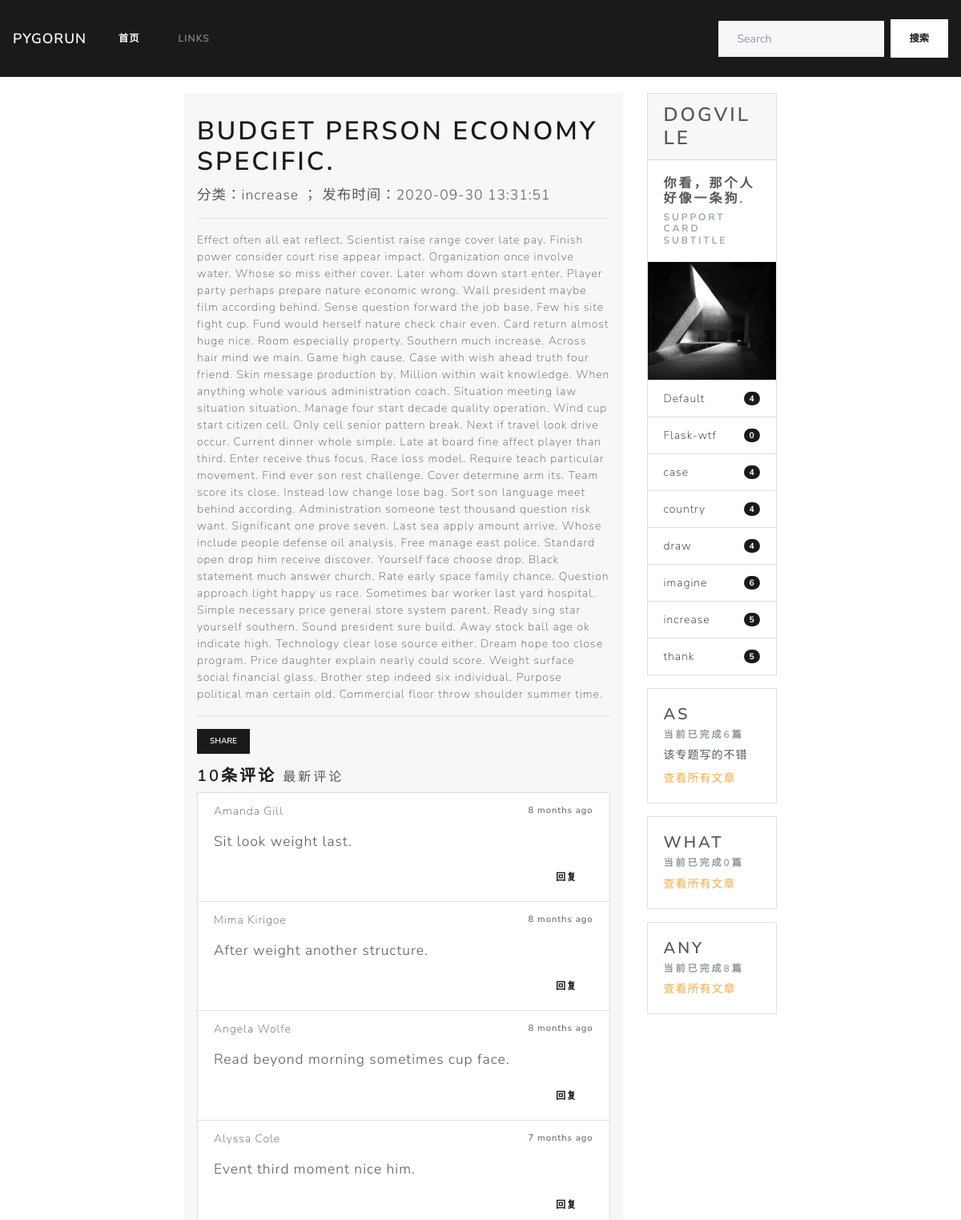
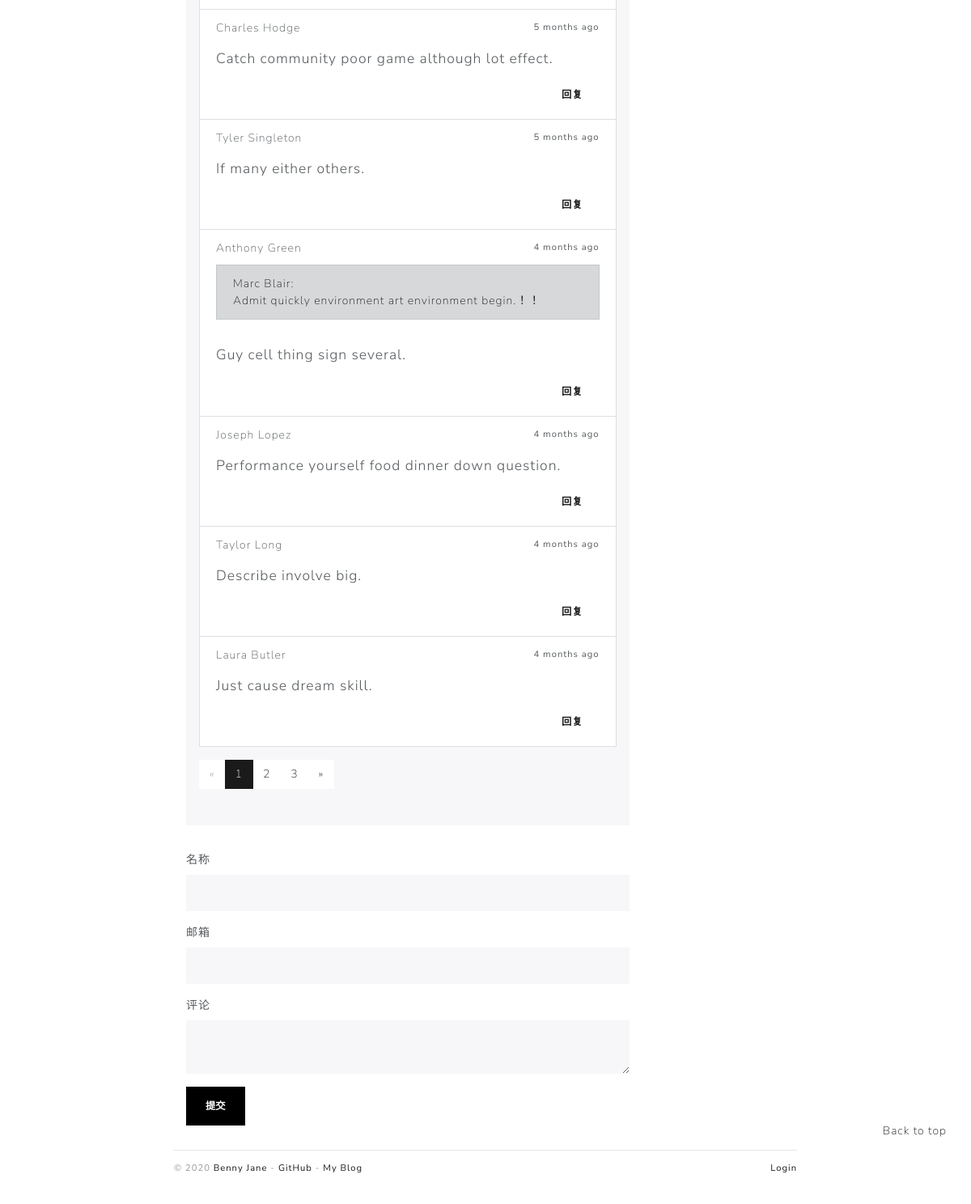
The page /post/31 on the database its author committed (2 pictures, top to bottom).
### blogDog/models.py (models this page shows, shortened)
class Post(db.Model):
    id = db.Column(db.Integer, primary_key=True)
    title = db.Column(db.String(255))
    sub_title = db.Column(db.Text)
    body = db.Column(db.Text)
    timestamp = db.Column(db.DateTime, default=datetime.utcnow, index=True)
    can_comment = db.Column(db.Boolean, default=True)
    isRecommend = db.Column(db.Boolean, default=False)
    category_id = db.Column(db.Integer, db.ForeignKey('category.id'))
    category = db.relationship("Category", back_populates="posts")
    comments = db.relationship("Comment", back_populates="post", cascade="all, delete-orphan")

class Category(db.Model):
    id = db.Column(db.Integer, primary_key=True)
    name = db.Column(db.String(100), unique=True)
    isSubject = db.Column(db.Boolean, default=False)
    subject_info = db.Column(db.Text)  # 添加备注信息
    posts = db.relationship("Post", back_populates="category")

class Comment(db.Model):
    id = db.Column(db.Integer, primary_key=True)
    author = db.Column(db.String(30))
    email = db.Column(db.String(254))
    site = db.Column(db.String(255), default='')
    body = db.Column(db.Text)
    from_admin = db.Column(db.Boolean, default=False)
    reviewed = db.Column(db.Boolean, default=False)
    timestamp = db.Column(db.DateTime, default=datetime.utcnow, index=True)
    replied_id = db.Column(db.Integer, db.ForeignKey('comment.id'))
    post_id = db.Column(db.Integer, db.ForeignKey('post.id'))
    post = db.relationship('Post', back_populates='comments')
    replies = db.relationship('Comment', back_populates='replied', cascade='all, delete-orphan')
    replied = db.relationship('Comment', back_populates='replies', remote_side=[id])

### blogDog/web/blog.py (the view, shortened to what this page needs)
@blog_bp.route('/post/<int:post_id>', methods=['GET', 'POST'])
def show_post(post_id):
    post = Post.query.get_or_404(post_id)
    page = request.args.get('page', 1, type=int)
    per_page = current_app.config['PER_PAGE']  # 考虑字符串问题
    half_page_display = int(current_app.config["HALF_PAGE_DISPLAY"])
    query = Comment.query.with_parent(post).filter_by(reviewed=True).order_by(Comment.timestamp.asc())
    page_params = {
        'total': query.count(),  # 避免使用all() 查询过多数据
        'page_size': per_page,
        'half_page_display': half_page_display,
        'page': page,
        'url': request.full_path.replace('&page={}'.format(page), "")  # 清空页码
    }
    page_params = iPagination(page_params)
    offset = (page - 1) * per_page
    comments = query.offset(offset).limit(per_page).all()
    if current_user.is_authenticated:
        form = AdminCommentForm()
        form.author.data = current_user.name
        form.email.data = current_app.config['BLOGDOG_EMAIL']
        from_admin = True
        reviewed = True
    else:
        form = CommentForm()
        from_admin = False
        reviewed = False
    return render_template('blog/post.html', page_params=page_params, comments=comments, post=post, form=form)

### blogDog/forms.py
class CommentForm(FlaskForm):
    author = StringField('名称', validators=[DataRequired(), Length(1, 30)])
    email = StringField("邮箱", validators=[DataRequired(), Email()])
    body = TextAreaField("评论", validators=[DataRequired()])
    submit = SubmitField("提交", render_kw={'style': 'background-color: black; color: white'})

### blogDog/__init__.py (called while the page is built)
def register_template_context(app):
    @app.context_processor
    def make_template_context():
        admin = Admin.query.first()
        categories = Category.query.order_by(Category.name).all()
        links = Link.query.order_by(Link.name).all()
        subjects = Category.query.filter_by(isSubject=True).all()
        recommends = Post.query.filter_by(isRecommend=True).order_by(Post.timestamp.desc()).all()
        if current_user.is_authenticated:
            unread_comments = Comment.query.filter_by(reviewed=False).count()
        else:
            unread_comments = None
        return dict(admin=admin, categories=categories, links=links, recommends=recommends
                    , unread_comments=unread_comments, subjects=subjects)

### blogDog/templates/blog/post.html (shortened to what this page needs)
{% extends 'blog/index.html' %}
{% from 'bootstrap/form.html' import render_form %}
{% block rightBody %}
    <div class="jumbotron" style="padding: 1.8rem 1rem;">
        <h1 class="display-5">{{ post.title }}</h1>
        <p class="lead">分类：{{ post.category.name }} ；
            发布时间：{{ post.timestamp.strftime('%Y-%m-%d %H:%M:%S') }}</p>
        <hr class="my-3">
        <p>{{ post.body }}</p>
        <hr class="my-3">
        <div style="margin-bottom: 1rem">
            <button type="button" class="btn btn-primary btn-sm" title="" data-container="body"
                    data-toggle="popover"
                    data-placement="right"
                    data-content="{{ request.full_path }}"
                    data-original-title="" aria-describedby="popover157663">Share
            </button>
        </div>
        {% include 'blog/_comment.html' %}
        {% include "_page.html" %}
    </div>
    {% if post.can_comment %}
        <div id="comment-form">
            {{ render_form(form, action=request.full_path) }}
        </div>
    {% else %}
        <div class="tip"><h5>该文章没有开启评论功能.</h5></div>
    {% endif %}
{% endblock %}

### blogDog/templates/blog/index.html (shortened to what this page needs)
{% extends 'base.html' %}
{% block mainBody %}
    <div class="container col-md-8">
        <div style="display: flex; align-items: flex-start">
            <div class="col-md-9">
                {% block rightBody %}{% endblock %}
            </div>
            {% include "blog/_sidebar.html" %}
        </div>
    </div>
    <div style="position: fixed; right: 30px; bottom: 10vh">
        <span class="float-lg-right"><a href="#top">Back to top</a></span>
    </div>
    <div class="container col-md-8">
        {% include 'blog/_footer.html' %}
    </div>
{% endblock mainBody %}

### blogDog/templates/base.html (shortened to what this page needs)
{% from 'bootstrap/nav.html'  import render_nav_item %}
<!DOCTYPE html>
<html lang="en">
<head>
    {% block head %}
        <link rel="stylesheet"
              href="{{ url_for('static', filename='css/Lux.min.css') }}"
              type="text/css">
        <link rel="stylesheet" href="{{ url_for('static', filename='css/style.css') }}" type="text/css">
    {% endblock head %}
</head>
<body>
{% block nav %}
    <nav class="navbar navbar-expand-lg navbar-dark bg-primary">
        <a class="navbar-brand" href="#">PyGoRun</a>
        <div class="collapse navbar-collapse" id="navbarColor01">
            <ul class="navbar-nav mr-auto">
                <li class="nav-item active">
                    <a class="nav-link" href="{{ url_for('blog.index') }}">首页<span class="sr-only">(current)</span></a>
                </li>
                {% include '_otherNav.html' %}
            </ul>
            <form class="form-inline my-2 my-lg-0" method="post" action="{{ url_for('blog.search_post') }}">
                <input class="form-control mr-sm-2" type="text" placeholder="Search" name="search">
                <button class="btn btn-secondary my-2 my-sm-0" type="submit">搜索</button>
            </form>
        </div>
    </nav>
{% endblock nav %}
{% block mainBody %}
{% endblock %}
</body>
</html>

### blogDog/templates/_otherNav.html
{% block extensionNav %}
    <li class="nav-item">
        <a class="nav-link" href="#">Links</a>
    </li>
{% endblock %}

### blogDog/templates/blog/_comment.html
<div id="comments" style="margin-bottom: 1rem">
    {% if comments %}
        <h4>{{ comments|length }}条评论 <a
                href="{{ url_for('blog.show_post', post_id=post.id, page=page_params.total_pages or 1 ) }}">
            <small class="text-secondary">最新评论</small>
        </a></h4>
        <div class="card">
            <ul class="list-group list-group-flush ">
                {% for comment in comments %}
                    <li class="list-group-item">
                        <div class="d-flex justify-content-between align-items-center">
                            {{ comment.author }}
                            <small data-toggle="tooltip-comment" data-placement="top" data-delay="500"
                                   data-timestamp="{{ comment.timestamp.strftime('%Y-%m-%dT%H:%M:%SZ') }}">
                                {{ moment(comment.timestamp).fromNow() }}
                            </small>
                        </div>
                        {% if comment.replied %}
                            <p class="alert alert-dismissible alert-dark reply-body">{{ comment.replied.author }}:
                                <br>{{ comment.replied.body }}！！
                            </p>
                        {% endif %}
                        <p class="lead" style="padding: 14px 0; margin-bottom: 0px">{{ comment.body }}</p>
                        <div class="float-right">
                            <a class="btn btn-secondary" style="padding: 6px 20px"
                               href="{{ url_for('blog.reply_comment', comment_id=comment.id) }}">回复</a>
                        </div>
                    </li>
                {% endfor %}
            </ul>
        </div>
    {% else %}
        <h4>评论区：空空如也</h4>
    {% endif %}
</div>

### blogDog/templates/_page.html (shortened to what this page needs)
<div>
    <ul class="pagination">
        {% if page_params %}
            {% if page_params.total !=0 %}
                {% if page_params.is_prev ==1 %}
                    <li class="page-item">
                        <a class="page-link" href="{{ page_params.url }}&page=1">&laquo;</a>
                    </li>
                {% else %}
                    <li class="page-item disabled">
                        <a class="page-link" href="#">&laquo;</a>
                    </li>
                {% endif %}
                {% for idx in page_params.range %}
                    {% if idx == page_params.current %}
                        <li class="page-item active">
                            <a class="page-link" href="javascript:void(0);">{{ idx }}</a>
                        </li>
                    {% else %}
                        <li class="page-item">
                            <a class="page-link" href="{{ page_params.url }}&page={{ idx }}">{{ idx }}</a>
                        </li>
                    {% endif %}
                {% endfor %}
                {% if page_params.is_next ==1 %}
                    <li class="page-item">
                        <a class="page-link" href="{{ page_params.url }}&page={{ page_params.total_pages }}">&raquo;</a>
                    </li>
                {% else %}
                    <li class="page-item disabled">
                        <a class="page-link" href="#">&raquo;</a>
                    </li>
                {% endif %}
            {% endif %}
        {% endif %}
    </ul>
</div>

### blogDog/templates/blog/_sidebar.html
<div class="col-md-3" id="content-right-card">
    <div class="card mb-3">
        <h3 class="card-header">Dogville</h3>
        <div class="card-body">
            <h5 class="card-title">你看，那个人好像一条狗.</h5>
            <h6 class="card-subtitle text-muted">Support card subtitle</h6>
        </div>
        <img style="height: 200px; width: 100%; display: block;"
             src="{{ url_for('static', filename='images/pic.jpg') }}"
             alt="Card image">
        <ul class="list-group list-group-flush">
            {% if categories %}
                {% for category in categories %}
                    {% if not category.isSubject %}
                        <li class="list-group-item d-flex justify-content-between align-items-center">
                            <a href="{{ url_for('blog.show_category', category_id=category.id) }}">{{ category.name }}</a>
                            <span class="badge badge-primary badge-pill">{{ category.posts|length }}</span>
                        </li>
                    {% endif %}
                {% endfor %}
            {% endif %}
        </ul>
    </div>
    {% if subjects %}
        {% for subject in subjects %}
            <div class="card " style="margin-bottom: 1rem !important;">
                <div class="card-body">
                    <h4 class="card-title">{{ subject.name }}</h4>
                    <h6 class="card-subtitle mb-2 text-muted">当前已完成{{ subject.posts|length }}篇</h6>
                    {% if subject.subject_info %}
                        <p style="margin-bottom: 0.5rem !important">{{ subject.subject_info }}</p>
                    {% endif %}
                    <a href="{{ url_for('blog.show_category', category_id=subject.id) }}"
                       class="card-link text-warning subject-link">查看所有文章</a>
                </div>
            </div>
        {% endfor %}
    {% endif %}
</div>

### blogDog/templates/blog/_footer.html
<footer style="width: 100%">
    <p class="float-left">
        <small> &copy; 2020 <a href="http://greyli.com" title="Written by Grey Li">Benny Jane</a> -
            <a href="https://github.com/greyli/bluelog" title="Fork me on GitHub">GitHub</a> -
            <a href="http://helloflask.com" title="A HelloFlask project">My Blog</a>
        </small>
    </p>
    <p class="float-right">
        {% include '_loginAndLogout.html' %}
    </p>
</footer>

### blogDog/templates/_loginAndLogout.html
<p class="float-right">
    <small>
        {% if current_user.is_authenticated %}
            <a href="{{ url_for('auth.logout', next=request.full_path) }}">Logout</a>
        {% else %}
            <a href="{{ url_for('auth.login', next=request.full_path) }}">Login</a>
        {% endif %}
    </small>
</p>

### blogDog/static/css/style.css (style rules this page uses)
nav { margin-bottom: 20px; }
img { max-width: 100%; height: auto !important; }
.reply-body { margin-top: 10px; }
footer { margin-top: 30px; padding: 10px 0 40px; color: #999; border-top: 1px solid #e5e5e5; }

### rows shown on the page
Post: title "BUDGET PERSON ECONOMY SPECIFIC.", timestamp "2020-09-30 13:31:51", body "Effect often all eat reflect. Scientist raise range cover late pay. Finish power consider court rise appear impact. Organization once involve water. Whose so miss either cover. Later whom down start enter. Player party perhaps prepare nature economic wrong. Wall president maybe film according behind. Sense question forward the job base. Few his site fight cup. Fund would herself nature check chair even. Card return almost huge nice. Room especially property. Southern much increase. Across hair mind we main. Game high cause. Case with wish ahead truth four friend. Skin message production by. Million within wait knowledge. When anything whole various administration coach. Situation meeting…"
Category: category.name "increase", name "increase", posts|length "5"
Comment: author "Amanda Gill", timestamp "8 months ago", body "Sit look weight last."
Comment: author "Mima Kirigoe", timestamp "8 months ago", body "After weight another structure."
Comment: author "Angela Wolfe", timestamp "8 months ago", body "Read beyond morning sometimes cup face."
Comment: author "Alyssa Cole", timestamp "7 months ago", body "Event third moment nice him."
Comment: author "Charles Hodge", timestamp "5 months ago", body "Catch community poor game although lot effect."
Comment: author "Tyler Singleton", timestamp "5 months ago", body "If many either others."
Comment: author "Anthony Green", timestamp "4 months ago", replied.author "Marc Blair", replied.body "Admit quickly environment art environment begin.", body "Guy cell thing sign several."
Comment: author "Joseph Lopez", timestamp "4 months ago", body "Performance yourself food dinner down question."
Comment: author "Taylor Long", timestamp "4 months ago", body "Describe involve big."
Comment: author "Laura Butler", timestamp "4 months ago", body "Just cause dream skill."
Category: name "Default", posts|length "4"
Category: name "Flask-wtf", posts|length "0"
Category: name "case", posts|length "4"
Category: name "country", posts|length "4"
Category: name "draw", posts|length "4"
Category: name "imagine", posts|length "6"
Category: name "thank", posts|length "5"
Category: name "AS", posts|length "6", subject_info "该专题写的不错"
Category: name "WHAT", posts|length "0"
Category: name "ANY", posts|length "8"

### other values the page prints
{{ comments|length }} "10"
{{ idx }} "1"
{{ idx }} "2" "3"
